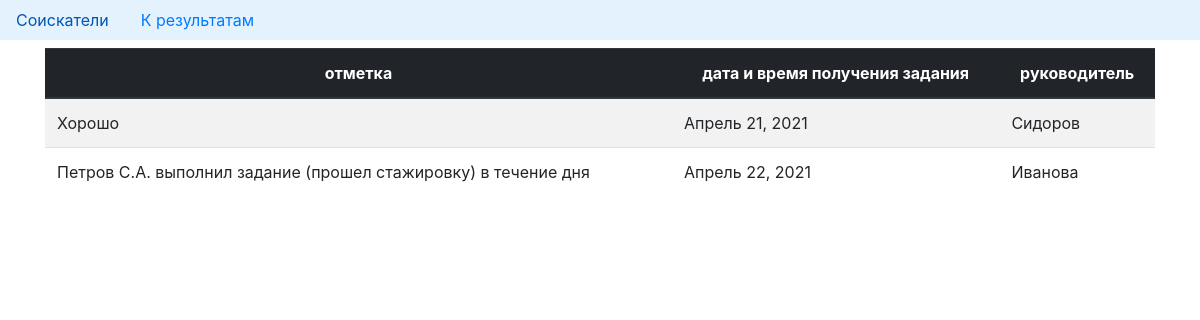
The page /marks/ on the database as committed earlier.
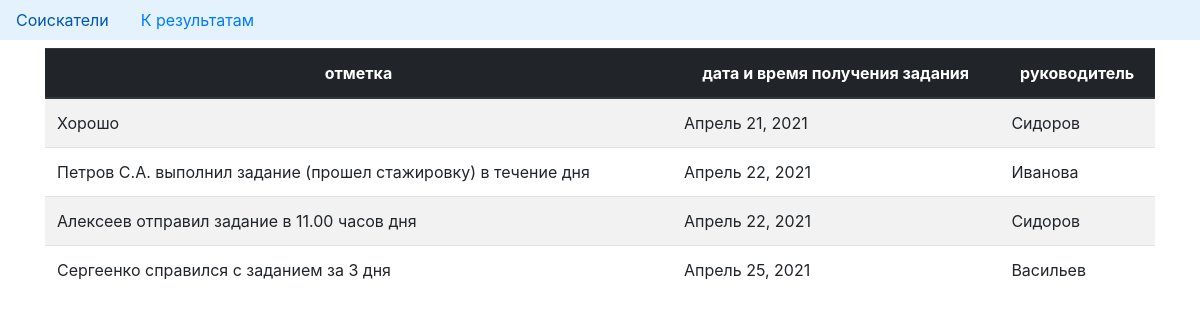
The same page on the database as committed later.
### datacenter/models.py (models this page shows, shortened)
class Mark(models.Model):
    text = models.TextField('отметка')
    created = models.DateField('дата и время', null=True)
    interviewer_name = models.ForeignKey(Applicant, verbose_name='руководитель', on_delete=models.CASCADE)

class Applicant(models.Model):
    full_name = models.CharField('ФИО', max_length=200)
    telephone_number = models.IntegerField('номер телефона', null=True)
    position = models.CharField('должность', max_length=200)
    date_of_interview = models.DateField('дата собеседования', null=True)
    duration = models.IntegerField('срок задания', null=True)
    interviewer_name = models.CharField('руководитель', max_length=200)
    interviewer_position = models.CharField('Должность руководителя', max_length=200)
    def __str__(self):
        return f"{self.interviewer_name}"

### slatais/views.py (the view)
# urls.py: path('marks/', views.show_marks, name="marks"),
def show_marks(request):
    marks = Mark.objects.all()
    context = {
        "marks": sorted(marks, key=lambda paper: paper.created)
    }
    return render(request, 'marks.html', context)

### templates/marks.html (shortened to what this page needs)
<!DOCTYPE html>
<html lang="ru">
  <head>
    <link rel="stylesheet" href="https://maxcdn.bootstrapcdn.com/bootstrap/4.0.0/css/bootstrap.min.css">
  </head>
  <body>
    <ul class="nav" style="background-color: #e3f2fd;">
        <li class="nav-item">
          <a class="nav-link active" href="{% url "applicants" %}">Соискатели</a>
        </li>
        <li class="nav-item">
          <a class="nav-link active" href="{% url "marks" %}">К результатам </a>
        </li>
    </ul>
    <div class="container">
        <table class="table table-striped mt-2 mb-4">
            <thead class="thead-dark">
              <tr>
                <th scope="col" style="text-align:center;">отметка</th>
                <th scope="col" style="text-align:center;">дата и время получения задания</th>
                <th scope="col" style="text-align:center;">руководитель</th>
              </tr>
            </thead>
            <tbody>
              {% for mark in marks %}
                <tr>
                  <td>{{ mark.text}}</td>
                  <td>{{ mark.created}}</td>
                  <td>{{ mark.interviewer_name}}</td>
                </tr>
              {% endfor %}
            </tbody>
        </table>
    </div>
  </body>
</html>

Rows that differ between the two databases and show on the page:
added Mark: text "Алексеев отправил задание в 11.00 часов дня", created "Апрель 22, 2021", interviewer_name "Сидоров"
added Mark: text "Сергеенко справился с заданием за 3 дня", created "Апрель 25, 2021", interviewer_name "Васильев"
